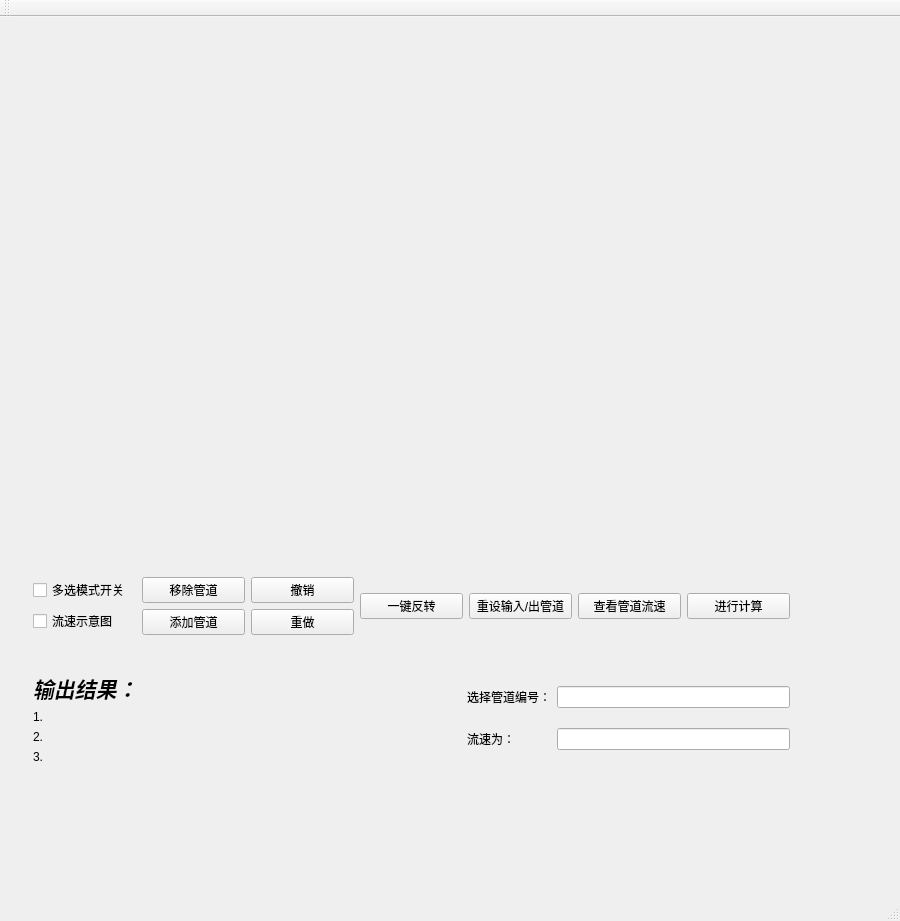
<?xml version="1.0" encoding="UTF-8"?>
<ui version="4.0">
 <class>MainWindow</class>
 <widget class="QMainWindow" name="MainWindow">
  <property name="geometry">
   <rect>
    <x>0</x>
    <y>0</y>
    <width>900</width>
    <height>921</height>
   </rect>
  </property>
  <property name="minimumSize">
   <size>
    <width>900</width>
    <height>900</height>
   </size>
  </property>
  <property name="focusPolicy">
   <enum>Qt::StrongFocus</enum>
  </property>
  <property name="windowTitle">
   <string>MainWindow</string>
  </property>
  <widget class="QWidget" name="centralWidget">
   <widget class="QWidget" name="layout" native="true">
    <property name="geometry">
     <rect>
      <x>11</x>
      <y>1</y>
      <width>801</width>
      <height>800</height>
     </rect>
    </property>
    <property name="minimumSize">
     <size>
      <width>800</width>
      <height>800</height>
     </size>
    </property>
    <layout class="QGridLayout" name="gridLayout">
     <item row="0" column="0">
      <widget class="QWidget" name="widget" native="true">
       <property name="minimumSize">
        <size>
         <width>500</width>
         <height>500</height>
        </size>
       </property>
      </widget>
     </item>
     <item row="1" column="0">
      <widget class="QWidget" name="button" native="true">
       <layout class="QVBoxLayout" name="verticalLayout">
        <item>
         <layout class="QHBoxLayout" name="horizontalLayout">
          <item>
           <layout class="QVBoxLayout" name="verticalLayout_4">
            <item>
             <widget class="QCheckBox" name="multiselect">
              <property name="toolTip">
               <string>以进行批量操作</string>
              </property>
              <property name="text">
               <string>多选模式开关</string>
              </property>
             </widget>
            </item>
            <item>
             <widget class="QCheckBox" name="showspeed">
              <property name="text">
               <string>流速示意图</string>
              </property>
             </widget>
            </item>
           </layout>
          </item>
          <item>
           <layout class="QVBoxLayout" name="verticalLayout_3">
            <item>
             <widget class="QPushButton" name="del">
              <property name="text">
               <string>移除管道</string>
              </property>
             </widget>
            </item>
            <item>
             <widget class="QPushButton" name="add">
              <property name="text">
               <string>添加管道</string>
              </property>
             </widget>
            </item>
           </layout>
          </item>
          <item>
           <layout class="QVBoxLayout" name="verticalLayout_5">
            <item>
             <widget class="QPushButton" name="undo">
              <property name="text">
               <string>撤销</string>
              </property>
             </widget>
            </item>
            <item>
             <widget class="QPushButton" name="redo">
              <property name="text">
               <string>重做</string>
              </property>
             </widget>
            </item>
           </layout>
          </item>
          <item>
           <widget class="QPushButton" name="reverse">
            <property name="text">
             <string>一键反转</string>
            </property>
           </widget>
          </item>
          <item>
           <widget class="QPushButton" name="resetbtn">
            <property name="text">
             <string>重设输入/出管道</string>
            </property>
           </widget>
          </item>
          <item>
           <widget class="QPushButton" name="checkspeed">
            <property name="text">
             <string>查看管道流速</string>
            </property>
           </widget>
          </item>
          <item>
           <widget class="QPushButton" name="calc">
            <property name="text">
             <string>进行计算</string>
            </property>
           </widget>
          </item>
         </layout>
        </item>
        <item>
         <layout class="QHBoxLayout" name="horizontalLayout_2">
          <item>
           <layout class="QVBoxLayout" name="verticalLayout_2">
            <item>
             <widget class="QLabel" name="label">
              <property name="text">
               <string>&lt;html&gt;&lt;head/&gt;&lt;body&gt;&lt;p&gt;&lt;span style=&quot; font-size:16pt; font-weight:600; font-style:italic;&quot;&gt;输出结果：&lt;/span&gt;&lt;/p&gt;&lt;/body&gt;&lt;/html&gt;</string>
              </property>
             </widget>
            </item>
            <item>
             <widget class="QLabel" name="ans1">
              <property name="text">
               <string>1.</string>
              </property>
             </widget>
            </item>
            <item>
             <widget class="QLabel" name="ans2">
              <property name="text">
               <string>2.</string>
              </property>
             </widget>
            </item>
            <item>
             <widget class="QLabel" name="ans3">
              <property name="text">
               <string>3.</string>
              </property>
             </widget>
            </item>
           </layout>
          </item>
          <item>
           <spacer name="horizontalSpacer_3">
            <property name="orientation">
             <enum>Qt::Horizontal</enum>
            </property>
            <property name="sizeHint" stdset="0">
             <size>
              <width>40</width>
              <height>20</height>
             </size>
            </property>
           </spacer>
          </item>
          <item>
           <layout class="QGridLayout" name="gridLayout_2">
            <item row="0" column="0">
             <widget class="QLabel" name="label_2">
              <property name="text">
               <string>选择管道编号：</string>
              </property>
             </widget>
            </item>
            <item row="1" column="1">
             <widget class="QLineEdit" name="speed">
              <property name="readOnly">
               <bool>true</bool>
              </property>
             </widget>
            </item>
            <item row="0" column="1">
             <widget class="QLineEdit" name="pipenum">
              <property name="readOnly">
               <bool>true</bool>
              </property>
             </widget>
            </item>
            <item row="1" column="0">
             <widget class="QLabel" name="label_3">
              <property name="text">
               <string>流速为：</string>
              </property>
             </widget>
            </item>
           </layout>
          </item>
         </layout>
        </item>
       </layout>
      </widget>
     </item>
    </layout>
   </widget>
  </widget>
  <widget class="QStatusBar" name="statusBar"/>
  <widget class="QMenuBar" name="menuBar">
   <property name="geometry">
    <rect>
     <x>0</x>
     <y>0</y>
     <width>900</width>
     <height>26</height>
    </rect>
   </property>
  </widget>
  <widget class="QToolBar" name="mainToolBar">
   <attribute name="toolBarArea">
    <enum>TopToolBarArea</enum>
   </attribute>
   <attribute name="toolBarBreak">
    <bool>false</bool>
   </attribute>
  </widget>
 </widget>
 <layoutdefault spacing="6" margin="11"/>
 <resources/>
 <connections>
  <connection>
   <sender>calc</sender>
   <signal>clicked()</signal>
   <receiver>MainWindow</receiver>
   <slot>calc()</slot>
   <hints>
    <hint type="sourcelabel">
     <x>753</x>
     <y>621</y>
    </hint>
    <hint type="destinationlabel">
     <x>859</x>
     <y>595</y>
    </hint>
   </hints>
  </connection>
 </connections>
 <slots>
  <slot>calc()</slot>
 </slots>
</ui>
